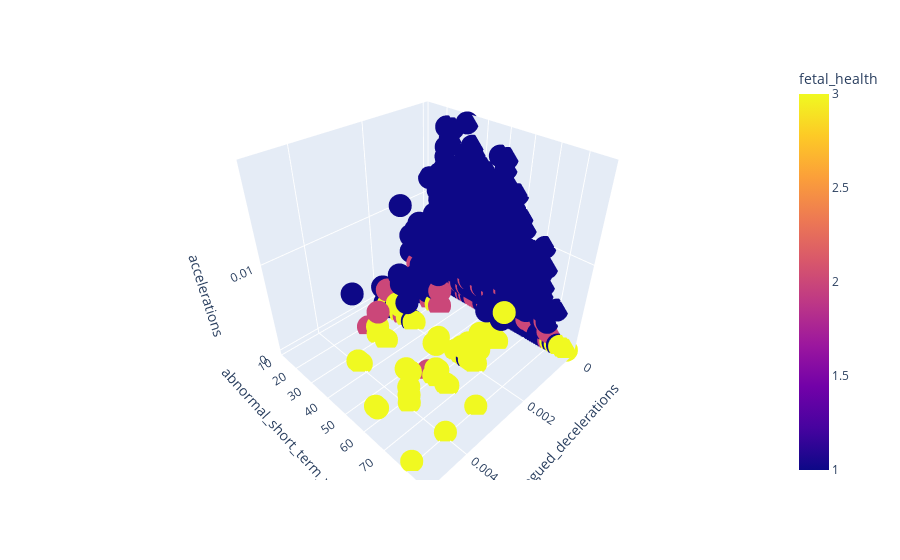

Write notebook code for a chart like this one.
### Code cell
import plotly.express as px
fig=px.scatter_3d(df,df['prolongued_decelerations'],df['abnormal_short_term_variability'],df['accelerations'],color='fetal_health')
fig.show()

### Figure 1 — Plotly figure (JSON) as saved in the notebook; plotly's stock layout.template omitted (floating-point values rounded to 4 significant figures; data arrays with more than 128 entries replaced by an {"elided": "..."} marker saying what was removed)
{"data": [{"hovertemplate": "prolongued_decelerations=%{x}<br>abnormal_short_term_variability=%{y}<br>accelerations=%{z}<br>fetal_health=%{marker.color}<extra></extra>", "legendgroup": "", "marker": {"color": {"elided": "2126 int values"}, "coloraxis": "coloraxis", "symbol": "circle"}, "mode": "markers", "name": "", "scene": "scene", "showlegend": false, "type": "scatter3d", "x": {"elided": "2126 float values"}, "y": {"elided": "2126 int values"}, "z": {"elided": "2126 float values"}}], "layout": {"coloraxis": {"colorbar": {"title": {"text": "fetal_health"}}, "colorscale": [[0, "#0d0887"], [0.1111, "#46039f"], [0.2222, "#7201a8"], [0.3333, "#9c179e"], [0.4444, "#bd3786"], [0.5556, "#d8576b"], [0.6667, "#ed7953"], [0.7778, "#fb9f3a"], [0.8889, "#fdca26"], [1, "#f0f921"]]}, "legend": {"tracegroupgap": 0}, "margin": {"t": 60}, "scene": {"domain": {"x": [0, 1], "y": [0, 1]}, "xaxis": {"title": {"text": "prolongued_decelerations"}}, "yaxis": {"title": {"text": "abnormal_short_term_variability"}}, "zaxis": {"title": {"text": "accelerations"}}}}}
